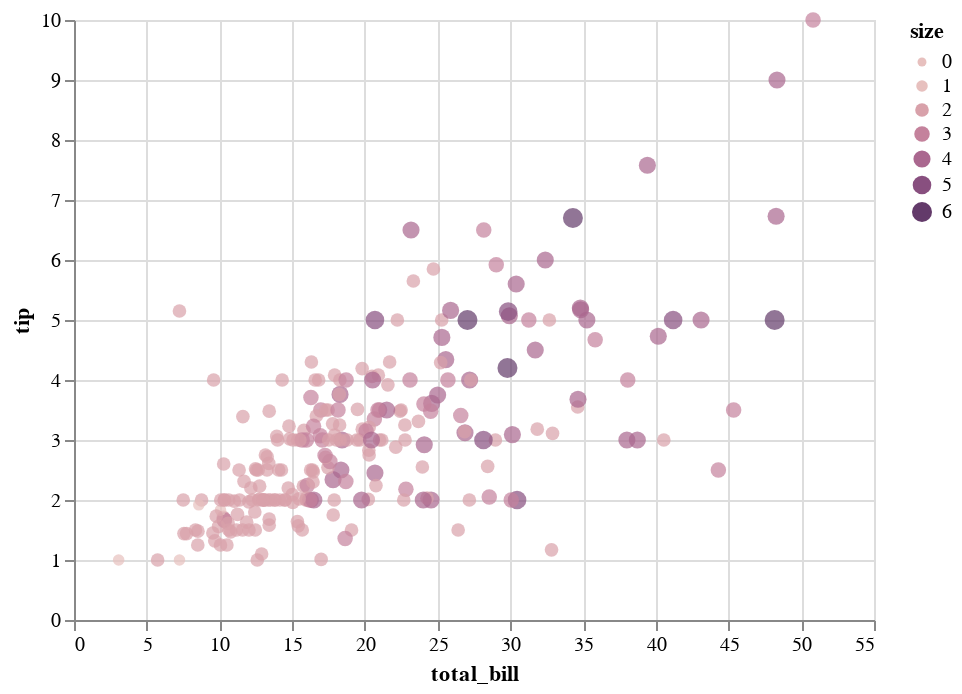

The cell this chart's notebook holds for it:
### Code cell
cmap = sns.cubehelix_palette(dark=.3, light=.8, as_cmap=True)
display(salt.scatterplot(x="total_bill", y="tip", hue="size", size="size", sizes=(20, 100), palette=cmap, data=tips))
ax = sns.scatterplot(x="total_bill", y="tip", hue="size", size="size", sizes=(20, 100), palette=cmap, legend="full", data=tips)

### Figure 1 — Vega-Lite specification as saved in the notebook (floating-point values rounded to 4 significant figures; data arrays with more than 128 entries replaced by an {"elided": "..."} marker saying what was removed)
{"$schema": "https://vega.github.io/schema/vega-lite/v2.4.1.json", "config": {"range": {"ramp": {"elided": "256 str values"}}, "view": {"height": 300, "width": 400}}, "data": {"values": {"elided": "244 records"}}, "encoding": {"color": {"field": "size", "type": "quantitative"}, "size": {"field": "size", "scale": {"range": [20, 100]}, "type": "quantitative"}, "x": {"axis": {"title": "total_bill"}, "field": "total_bill", "type": "quantitative"}, "y": {"axis": {"title": "tip"}, "field": "tip", "type": "quantitative"}}, "mark": {"filled": true, "type": "point"}}
